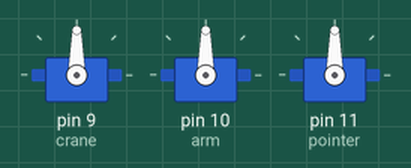
Bench run of a sketch on a simulated Arduino Uno, built with avr-gcc and run on an emulated ATmega328P. Parts: 3 × servo.

Above: at 0.1 s.
At 60.18 s:
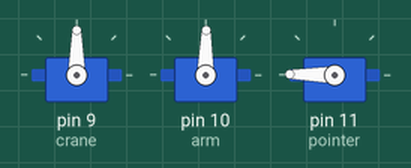
At 120.4 s:
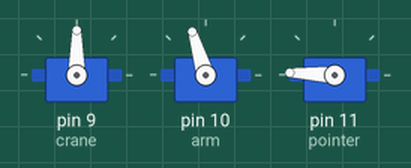
Timing chart, 0 to 121.9 s (numbered marks = the images above):
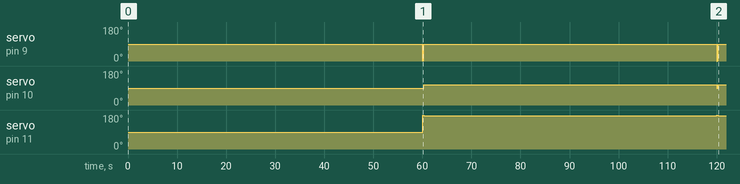

Measured:
- by itself, servo on pin 10 (arm): alternates 107° for 59.8 s and 89° for 0.24 s
- by itself, servo on pin 11 (pointer): alternates 179° for 0.21 s and 177° for 59.8 s

The sketch:

clock.ino
```cpp
// COORDINATES // use char_hand_drawing_for_arduino.html to draw characters
int x_coords_0[] = {1,1,2,3,5,7,9,12,15,18,21,24,25,26,26,26,26,24,20,18,15,12,8,6,4,2,2,2,2,2};
int x_coords_1[] = {1,4,7,9,10,12,12,12,12,12,12,13,13,13,10,6,2,3,8,12,15,18,20};
int x_coords_2[] = {1,3,5,8,10,12,15,18,22,22,22,21,18,16,13,10,7,4,1,4,9,16,19,22};
int x_coords_3[] = {1,3,6,9,12,15,18,20,21,21,21,21,19,17,15,12,10,11,15,18,19,20,21,21,21,19,17,13,9,7,5,4};
int x_coords_4[] = {17,14,10,7,5,4,2,0,0,5,12,16,19,20,20,20,20,20,20,20,20,20,21,21,21,21,21};
int x_coords_5[] = {25,21,17,14,11,9,6,4,4,4,4,4,5,6,8,11,14,16,19,21,23,23,23,22,20,18,15,12,9,8,7};
int x_coords_6[] = {20,17,14,10,8,5,4,2,1,0,0,0,2,4,6,9,12,15,17,19,19,20,19,18,15,12,9,7,5,4};
int x_coords_7[] = {2,5,8,11,14,16,19,22,23,21,20,19,17,17,14,14,12,11,10,9,8,8};
int x_coords_8[] = {19,16,13,10,7,6,4,3,2,2,3,5,8,11,16,18,20,20,19,15,13,10,9,6,5,4,4,4,5,7,10,13,16,18,20,21,22,22,21,19};
int x_coords_9[] = {21,21,20,18,15,13,11,8,6,4,2,2,2,2,4,5,8,12,16,20,22,23,25,25,25,25,24,24,24,24,24,24,25,25,25,26};
int x_coords_colon[] = {2,4,4};
int y_coords_0[] = {75,78,80,83,85,86,87,88,89,89,86,82,78,73,69,64,60,56,52,50,50,50,53,55,57,59,63,66,69,72};
int y_coords_1[] = {1,4,7,9,10,12,12,12,12,12,12,13,13,13,10,6,2,3,8,12,15,18,20};
int y_coords_2[] = {1,3,5,8,10,12,15,18,22,22,22,21,18,16,13,10,7,4,1,4,9,16,19,22};
int y_coords_3[] = {79,82,84,86,86,86,86,85,83,80,77,74,71,70,68,67,65,65,65,65,63,59,57,54,50,48,46,46,46,47,49,51};
int y_coords_4[] = {88,86,84,82,80,78,77,74,73,73,73,73,73,75,81,87,90,86,78,73,68,65,61,57,54,51,48};
int y_coords_5[] = {89,89,90,90,90,91,91,90,87,84,81,78,75,71,70,71,73,74,74,72,70,67,64,61,59,57,56,56,56,58,60};
int y_coords_6[] = {87,87,87,86,84,83,81,77,74,71,68,64,60,56,53,52,51,51,52,53,57,59,61,63,63,63,63,62,61,58};
int y_coords_7[] = {89,89,89,89,89,90,90,90,88,87,84,81,79,76,73,70,68,65,63,61,59,56};
int y_coords_8[] = {88,89,89,89,88,85,83,80,77,74,71,68,67,66,65,61,57,54,51,49,48,48,50,52,55,58,62,65,67,69,70,72,74,76,78,80,82,85,87,88};
int y_coords_9[] = {81,84,86,87,87,88,89,89,88,87,85,82,79,75,72,69,67,67,67,69,72,75,79,82,85,88,86,80,75,71,67,64,61,58,55,52};
int y_coords_colon[] = {55,56,53};
int greatest;
int index;
// LENGTH CONSTANT // may require adjustment // length of arms (both must be same)
const float len = 90.0;
float theta1, theta2;

unsigned long start_time;
unsigned long timed_event = 60000;
unsigned long current_time;
// CURRENT TIME // time is hard-coded // set to time at upload with hrs being hours and mins being minutes (include first 0 for mins if applicable, but not for hrs)
int hrs = 11;
int mins = 45;

#include <Servo.h>

Servo crane; // raises/lowers
Servo arm; // base arm
Servo pointer; // arm connected to base

void plot_point(int x, int y, float l) {
  x = float(x);
  y = float(y);
  theta1 = acos((sqrt(pow(x,2) + pow(y,2))/2)/l) + acos(x/sqrt(pow(x,2) + pow(y,2)));
  theta2 = 2*acos((sqrt(pow(x,2) + pow(y,2))/2)/l);
  write_arm(theta1*180/3.141592653589793238);
  write_pointer(theta2*180/3.141592653589793238);
}

void raise_crane() {
  crane.write(90);
  delay(15);
}

void lower_crane() {
  crane.write(0);
  delay(15);
}

void write_arm(float value) {
  arm.write(value);
  delay(15);
}

void write_pointer(float value) {
  pointer.write(value);
  delay(15);
}

void draw_time(int t) {
  greatest = 0;
  String chars = String(t);
  if (sizeof(t)/sizeof(char) > 3) {
    draw_char(chars.charAt(0));
    draw_char(chars.charAt(1));
    draw_char(':');
    draw_char(chars.charAt(2));
    draw_char(chars.charAt(3));
  }
  else {
    draw_char(chars.charAt(0));
    draw_char(':');
    draw_char(chars.charAt(1));
    draw_char(chars.charAt(2));
  }
}

void draw_char(char value) {
  index = 0;
  switch (value) {
    case '0':
      pl(x_coords_0, y_coords_0);
      break;
    case '1':
      pl(x_coords_1, y_coords_1);
      break;
    case '2':
      pl(x_coords_2, y_coords_2);
      break;
    case '3':
      pl(x_coords_3, y_coords_3);
      break;
    case '4':
      pl(x_coords_4, y_coords_4);
      break;
    case '5':
      pl(x_coords_5, y_coords_5);
      break;
    case '6':
      pl(x_coords_6, y_coords_6);
      break;
    case '7':
      pl(x_coords_7, y_coords_7);
      break;
    case '8':
      pl(x_coords_8, y_coords_8);
      break;
    case '9':
      pl(x_coords_9, y_coords_9);
      break;
    case ':':
      pl(x_coords_colon, y_coords_colon);
      break;
  }
}

void pl(int *x_coords, int *y_coords) {
  raise_crane();
  int x = (x_coords[0] + greatest + 10)/10;
  int y = x_coords[0]/10;
  plot_point(x, y, len);
  lower_crane();
  for (int i = 1; i < sizeof(x_coords)/sizeof(int); i++) {
    int x = (x_coords[i] + greatest + 10)/10;
    int y = x_coords[i]/10;
    plot_point(x, y, len);
  }
  raise_crane();
  for (int i = 0; i < sizeof(x_coords)/sizeof(int); i++)
  {
    if (x_coords[i] > greatest) greatest += x_coords[i];
  }
}

void setup() {
  // attach servos to respective pins
  crane.attach(9);
  arm.attach(10);
  pointer.attach(11);
  raise_crane();
  current_time = millis();
  start_time = current_time;
}

void loop() {
  current_time = millis();
  if (current_time - start_time >= timed_event) {
    start_time = current_time;
    if (mins == 59) {
      if (hrs != 12) hrs += 1;
      else hrs = 1;
      mins = 0;
    }
    else mins += 1;
    draw_time(hrs*100 + mins);
  }
}
```
